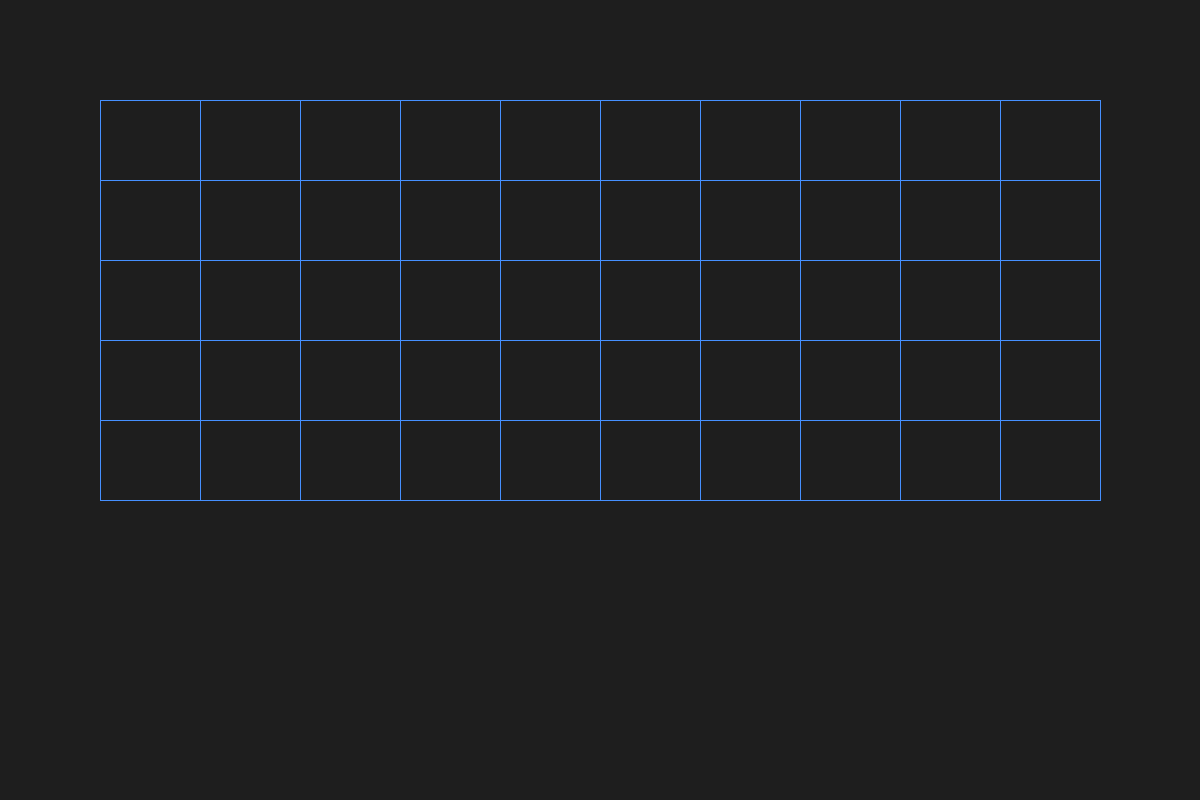
Frame 1 (no input)
Frame 60 (the mouse pressed at the canvas centre just before this capture): identical to frame 1, image omitted
Frame 120 (the mouse held since frame 60 and released just before this capture): identical to frame 1, image omitted

The Processing sketch that drew this single still picture (run headless with seeded random() and noise(); from frame 60 on, the mouse is pressed at the canvas centre):

// Processing sketch: Tutorial08
// ── Tutorial08.pde
int fps = 60;
int frameCounting = 0;

int rowNum = 5;
int columnNum = 10;
float rowHeight = 80.f;
float columnWidth = 100.f;
float startX = 100.f;
float startY = 100.f;

void drawTable(
    int rowNum,
    int columnNum,
    float rowHeight,
    float columnWidth,
    float startX,
    float startY,
    color strokeColor,
    color fillColor,
    boolean bFill)
{
    stroke(strokeColor);
    fill(fillColor);

    if (!bFill)
    {
        noFill();
    }

    for (int i = 0; i < columnNum+1; ++i)
    {
        line(startX+i*columnWidth,startY,startX+i*columnWidth,startY+rowHeight*rowNum);
    }

    for (int i = 0; i < rowNum+1; ++i)
    {
        line(startX,startY+i*rowHeight,startX+columnWidth*columnNum,startY+rowHeight*i);
    }
}

void setup() 
{
    size(1200, 800, JAVA2D);
    background(30);
    frameRate(fps);

    drawTable( rowNum, columnNum, rowHeight, columnWidth, startX, startY, color(70,144,255), color(0,0,0), false);
}

void draw()
{
    ++frameCounting;
    float timer = (float)frameCounting/(float)fps;
}
